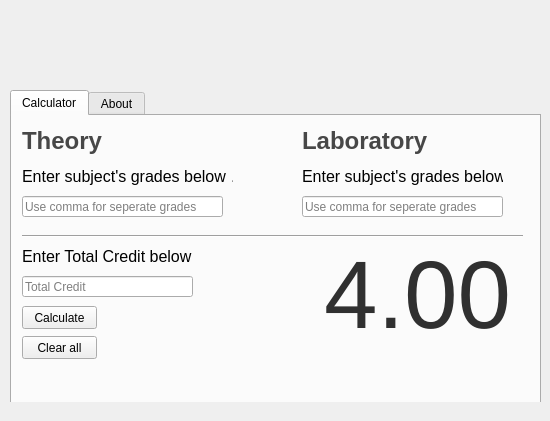
<?xml version="1.0" encoding="UTF-8"?>
<ui version="4.0">
 <author>Rizwan Hasan</author>
 <class>MainWindow</class>
 <widget class="QMainWindow" name="MainWindow">
  <property name="geometry">
   <rect>
    <x>0</x>
    <y>0</y>
    <width>550</width>
    <height>421</height>
   </rect>
  </property>
  <property name="minimumSize">
   <size>
    <width>550</width>
    <height>421</height>
   </size>
  </property>
  <property name="maximumSize">
   <size>
    <width>550</width>
    <height>421</height>
   </size>
  </property>
  <property name="windowTitle">
   <string>MainWindow</string>
  </property>
  <property name="windowIcon">
   <iconset resource="icons/resources.qrc">
    <normaloff>:/icon/icon.png</normaloff>:/icon/icon.png</iconset>
  </property>
  <property name="styleSheet">
   <string notr="true"/>
  </property>
  <widget class="QWidget" name="centralwidget">
   <property name="enabled">
    <bool>true</bool>
   </property>
   <property name="maximumSize">
    <size>
     <width>640</width>
     <height>440</height>
    </size>
   </property>
   <property name="styleSheet">
    <string notr="true"/>
   </property>
   <widget class="QLabel" name="labelHeader">
    <property name="geometry">
     <rect>
      <x>40</x>
      <y>20</y>
      <width>471</width>
      <height>51</height>
     </rect>
    </property>
    <property name="text">
     <string/>
    </property>
    <property name="pixmap">
     <pixmap resource="icons/resources.qrc">:/header/header.png</pixmap>
    </property>
    <property name="scaledContents">
     <bool>false</bool>
    </property>
   </widget>
   <widget class="QTabWidget" name="tabWidget">
    <property name="geometry">
     <rect>
      <x>10</x>
      <y>90</y>
      <width>531</width>
      <height>351</height>
     </rect>
    </property>
    <property name="sizePolicy">
     <sizepolicy hsizetype="Expanding" vsizetype="Expanding">
      <horstretch>0</horstretch>
      <verstretch>0</verstretch>
     </sizepolicy>
    </property>
    <property name="tabPosition">
     <enum>QTabWidget::North</enum>
    </property>
    <property name="tabShape">
     <enum>QTabWidget::Rounded</enum>
    </property>
    <property name="currentIndex">
     <number>0</number>
    </property>
    <property name="iconSize">
     <size>
      <width>16</width>
      <height>16</height>
     </size>
    </property>
    <property name="elideMode">
     <enum>Qt::ElideNone</enum>
    </property>
    <property name="usesScrollButtons">
     <bool>true</bool>
    </property>
    <property name="documentMode">
     <bool>false</bool>
    </property>
    <property name="tabsClosable">
     <bool>false</bool>
    </property>
    <property name="movable">
     <bool>false</bool>
    </property>
    <property name="tabBarAutoHide">
     <bool>false</bool>
    </property>
    <widget class="QWidget" name="tab">
     <attribute name="icon">
      <iconset resource="icons/resources.qrc">
       <normaloff>:/tabIcon/calculator.png</normaloff>:/tabIcon/calculator.png</iconset>
     </attribute>
     <attribute name="title">
      <string>Calculator</string>
     </attribute>
     <widget class="QLabel" name="label">
      <property name="geometry">
       <rect>
        <x>10</x>
        <y>10</y>
        <width>81</width>
        <height>31</height>
       </rect>
      </property>
      <property name="text">
       <string>&lt;!DOCTYPE HTML PUBLIC &quot;-//W3C//DTD HTML 4.0//EN&quot; &quot;http://www.w3.org/TR/REC-html40/strict.dtd&quot;&gt;
&lt;html&gt;&lt;head&gt;&lt;meta name=&quot;qrichtext&quot; content=&quot;1&quot; /&gt;&lt;style type=&quot;text/css&quot;&gt;
p, li { white-space: pre-wrap; }
&lt;/style&gt;&lt;/head&gt;&lt;body style=&quot; font-family:'MS Shell Dlg 2'; font-size:8pt; font-weight:400; font-style:normal;&quot;&gt;
&lt;p style=&quot; margin-top:12px; margin-bottom:12px; margin-left:0px; margin-right:0px; -qt-block-indent:0; text-indent:0px;&quot;&gt;&lt;span style=&quot; font-family:'Consolas'; font-size:18pt; font-weight:600; color:#474747;&quot;&gt;Theory&lt;/span&gt;&lt;/p&gt;&lt;/body&gt;&lt;/html&gt;</string>
      </property>
     </widget>
     <widget class="QLabel" name="label_2">
      <property name="geometry">
       <rect>
        <x>290</x>
        <y>10</y>
        <width>131</width>
        <height>31</height>
       </rect>
      </property>
      <property name="text">
       <string>&lt;!DOCTYPE HTML PUBLIC &quot;-//W3C//DTD HTML 4.0//EN&quot; &quot;http://www.w3.org/TR/REC-html40/strict.dtd&quot;&gt;
&lt;html&gt;&lt;head&gt;&lt;meta name=&quot;qrichtext&quot; content=&quot;1&quot; /&gt;&lt;style type=&quot;text/css&quot;&gt;
p, li { white-space: pre-wrap; }
&lt;/style&gt;&lt;/head&gt;&lt;body style=&quot; font-family:'MS Shell Dlg 2'; font-size:8pt; font-weight:400; font-style:normal;&quot;&gt;
&lt;p style=&quot; margin-top:12px; margin-bottom:12px; margin-left:0px; margin-right:0px; -qt-block-indent:0; text-indent:0px;&quot;&gt;&lt;span style=&quot; font-family:'Consolas'; font-size:18pt; font-weight:600; color:#474747;&quot;&gt;Laboratory&lt;/span&gt;&lt;/p&gt;&lt;/body&gt;&lt;/html&gt;</string>
      </property>
     </widget>
     <widget class="QLabel" name="label_3">
      <property name="geometry">
       <rect>
        <x>10</x>
        <y>50</y>
        <width>211</width>
        <height>21</height>
       </rect>
      </property>
      <property name="text">
       <string>&lt;!DOCTYPE HTML PUBLIC &quot;-//W3C//DTD HTML 4.0//EN&quot; &quot;http://www.w3.org/TR/REC-html40/strict.dtd&quot;&gt;
&lt;html&gt;&lt;head&gt;&lt;meta name=&quot;qrichtext&quot; content=&quot;1&quot; /&gt;&lt;style type=&quot;text/css&quot;&gt;
p, li { white-space: pre-wrap; }
&lt;/style&gt;&lt;/head&gt;&lt;body style=&quot; font-family:'MS Shell Dlg 2'; font-size:8pt; font-weight:400; font-style:normal;&quot;&gt;
&lt;p style=&quot; margin-top:0px; margin-bottom:0px; margin-left:0px; margin-right:0px; -qt-block-indent:0; text-indent:0px;&quot;&gt;&lt;span style=&quot; font-family:'Calibri'; font-size:12pt;&quot;&gt;Enter subject's grades below &lt;/span&gt;&lt;span style=&quot; font-family:'Calibri'; font-size:10pt;&quot;&gt;↓&lt;/span&gt;&lt;/p&gt;&lt;/body&gt;&lt;/html&gt;</string>
      </property>
     </widget>
     <widget class="QLabel" name="label_4">
      <property name="geometry">
       <rect>
        <x>290</x>
        <y>50</y>
        <width>201</width>
        <height>21</height>
       </rect>
      </property>
      <property name="text">
       <string>&lt;!DOCTYPE HTML PUBLIC &quot;-//W3C//DTD HTML 4.0//EN&quot; &quot;http://www.w3.org/TR/REC-html40/strict.dtd&quot;&gt;
&lt;html&gt;&lt;head&gt;&lt;meta name=&quot;qrichtext&quot; content=&quot;1&quot; /&gt;&lt;style type=&quot;text/css&quot;&gt;
p, li { white-space: pre-wrap; }
&lt;/style&gt;&lt;/head&gt;&lt;body style=&quot; font-family:'MS Shell Dlg 2'; font-size:8pt; font-weight:400; font-style:normal;&quot;&gt;
&lt;p style=&quot; margin-top:0px; margin-bottom:0px; margin-left:0px; margin-right:0px; -qt-block-indent:0; text-indent:0px;&quot;&gt;&lt;span style=&quot; font-family:'Calibri'; font-size:12pt;&quot;&gt;Enter subject's grades below &lt;/span&gt;&lt;span style=&quot; font-family:'Calibri'; font-size:10pt;&quot;&gt;↓&lt;/span&gt;&lt;/p&gt;&lt;/body&gt;&lt;/html&gt;</string>
      </property>
     </widget>
     <widget class="Line" name="line">
      <property name="geometry">
       <rect>
        <x>10</x>
        <y>110</y>
        <width>501</width>
        <height>21</height>
       </rect>
      </property>
      <property name="orientation">
       <enum>Qt::Horizontal</enum>
      </property>
     </widget>
     <widget class="QLabel" name="label_5">
      <property name="geometry">
       <rect>
        <x>10</x>
        <y>130</y>
        <width>171</width>
        <height>21</height>
       </rect>
      </property>
      <property name="text">
       <string>&lt;!DOCTYPE HTML PUBLIC &quot;-//W3C//DTD HTML 4.0//EN&quot; &quot;http://www.w3.org/TR/REC-html40/strict.dtd&quot;&gt;
&lt;html&gt;&lt;head&gt;&lt;meta name=&quot;qrichtext&quot; content=&quot;1&quot; /&gt;&lt;style type=&quot;text/css&quot;&gt;
p, li { white-space: pre-wrap; }
&lt;/style&gt;&lt;/head&gt;&lt;body style=&quot; font-family:'MS Shell Dlg 2'; font-size:8pt; font-weight:400; font-style:normal;&quot;&gt;
&lt;p style=&quot; margin-top:12px; margin-bottom:12px; margin-left:0px; margin-right:0px; -qt-block-indent:0; text-indent:0px;&quot;&gt;&lt;span style=&quot; font-family:'Calibri'; font-size:12pt;&quot;&gt;Enter Total Credit below &lt;/span&gt;&lt;span style=&quot; font-family:'Calibri'; font-size:10pt;&quot;&gt;↓&lt;/span&gt;&lt;/p&gt;&lt;/body&gt;&lt;/html&gt;</string>
      </property>
     </widget>
     <widget class="QLabel" name="labelCGPA">
      <property name="geometry">
       <rect>
        <x>300</x>
        <y>120</y>
        <width>211</width>
        <height>121</height>
       </rect>
      </property>
      <property name="text">
       <string>&lt;!DOCTYPE HTML PUBLIC &quot;-//W3C//DTD HTML 4.0//EN&quot; &quot;http://www.w3.org/TR/REC-html40/strict.dtd&quot;&gt;
&lt;html&gt;&lt;head&gt;&lt;meta name=&quot;qrichtext&quot; content=&quot;1&quot; /&gt;&lt;style type=&quot;text/css&quot;&gt;
p, li { white-space: pre-wrap; }
&lt;/style&gt;&lt;/head&gt;&lt;body style=&quot; font-family:'MS Shell Dlg 2'; font-size:8pt; font-weight:400; font-style:normal;&quot;&gt;
&lt;p align=&quot;center&quot; style=&quot; margin-top:12px; margin-bottom:12px; margin-left:0px; margin-right:0px; -qt-block-indent:0; text-indent:0px;&quot;&gt;&lt;span style=&quot; font-family:'Comic Sans MS'; font-size:72pt; color:#303030;&quot;&gt;4.00&lt;/span&gt;&lt;/p&gt;&lt;/body&gt;&lt;/html&gt;</string>
      </property>
      <property name="textFormat">
       <enum>Qt::AutoText</enum>
      </property>
     </widget>
     <widget class="QLabel" name="label_6">
      <property name="geometry">
       <rect>
        <x>290</x>
        <y>230</y>
        <width>221</width>
        <height>41</height>
       </rect>
      </property>
      <property name="text">
       <string/>
      </property>
      <property name="pixmap">
       <pixmap resource="icons/resources.qrc">:/extra/cgpa_holder.png</pixmap>
      </property>
      <property name="scaledContents">
       <bool>true</bool>
      </property>
     </widget>
     <widget class="QLineEdit" name="lineEditTheory">
      <property name="geometry">
       <rect>
        <x>10</x>
        <y>80</y>
        <width>201</width>
        <height>21</height>
       </rect>
      </property>
      <property name="maxLength">
       <number>10</number>
      </property>
      <property name="frame">
       <bool>true</bool>
      </property>
      <property name="echoMode">
       <enum>QLineEdit::Normal</enum>
      </property>
      <property name="placeholderText">
       <string>Use comma for seperate grades</string>
      </property>
      <property name="cursorMoveStyle">
       <enum>Qt::LogicalMoveStyle</enum>
      </property>
     </widget>
     <widget class="QLineEdit" name="lineEditLab">
      <property name="geometry">
       <rect>
        <x>290</x>
        <y>80</y>
        <width>201</width>
        <height>21</height>
       </rect>
      </property>
      <property name="maxLength">
       <number>10</number>
      </property>
      <property name="placeholderText">
       <string>Use comma for seperate grades</string>
      </property>
     </widget>
     <widget class="QLineEdit" name="lineEditTotalCredit">
      <property name="geometry">
       <rect>
        <x>10</x>
        <y>160</y>
        <width>171</width>
        <height>21</height>
       </rect>
      </property>
      <property name="maxLength">
       <number>4</number>
      </property>
      <property name="placeholderText">
       <string>Total Credit</string>
      </property>
      <property name="clearButtonEnabled">
       <bool>false</bool>
      </property>
     </widget>
     <widget class="QPushButton" name="pushButtonCalculate">
      <property name="geometry">
       <rect>
        <x>10</x>
        <y>190</y>
        <width>75</width>
        <height>23</height>
       </rect>
      </property>
      <property name="text">
       <string>Calculate</string>
      </property>
     </widget>
     <widget class="QPushButton" name="pushButtonClear">
      <property name="geometry">
       <rect>
        <x>10</x>
        <y>220</y>
        <width>75</width>
        <height>23</height>
       </rect>
      </property>
      <property name="text">
       <string>Clear all</string>
      </property>
     </widget>
    </widget>
    <widget class="QWidget" name="tab_2">
     <attribute name="icon">
      <iconset resource="icons/resources.qrc">
       <normaloff>:/tabIcon/about.png</normaloff>:/tabIcon/about.png</iconset>
     </attribute>
     <attribute name="title">
      <string>About</string>
     </attribute>
     <widget class="QLabel" name="label_7">
      <property name="geometry">
       <rect>
        <x>380</x>
        <y>130</y>
        <width>131</width>
        <height>131</height>
       </rect>
      </property>
      <property name="text">
       <string/>
      </property>
      <property name="pixmap">
       <pixmap resource="icons/resources.qrc">:/license/MIT_License.png</pixmap>
      </property>
      <property name="scaledContents">
       <bool>true</bool>
      </property>
     </widget>
     <widget class="QLabel" name="label_8">
      <property name="geometry">
       <rect>
        <x>10</x>
        <y>10</y>
        <width>351</width>
        <height>91</height>
       </rect>
      </property>
      <property name="text">
       <string>&lt;html&gt;&lt;head/&gt;&lt;body&gt;&lt;p&gt;&lt;span style=&quot; font-family:'Calibri'; font-size:11pt; font-weight:600;&quot;&gt;Developer&lt;/span&gt;&lt;span style=&quot; font-family:'Calibri'; font-size:11pt;&quot;&gt;: Rizwan Hasan&lt;/span&gt;&lt;/p&gt;&lt;p&gt;&lt;span style=&quot; font-family:'Calibri'; font-size:11pt; font-weight:600;&quot;&gt;Email&lt;/span&gt;&lt;span style=&quot; font-family:'Calibri'; font-size:11pt;&quot;&gt;: rizwan.hasan486@gmail.com&lt;/span&gt;&lt;/p&gt;&lt;p&gt;&lt;span style=&quot; font-family:'Calibri'; font-size:11pt; font-weight:600;&quot;&gt;Made with&lt;/span&gt;&lt;span style=&quot; font-family:'Calibri'; font-size:11pt;&quot;&gt;: Python3 and PyQt5&lt;/span&gt;&lt;/p&gt;&lt;/body&gt;&lt;/html&gt;</string>
      </property>
     </widget>
     <widget class="QTextBrowser" name="textBrowser">
      <property name="geometry">
       <rect>
        <x>10</x>
        <y>121</y>
        <width>351</width>
        <height>151</height>
       </rect>
      </property>
      <property name="html">
       <string>&lt;!DOCTYPE HTML PUBLIC &quot;-//W3C//DTD HTML 4.0//EN&quot; &quot;http://www.w3.org/TR/REC-html40/strict.dtd&quot;&gt;
&lt;html&gt;&lt;head&gt;&lt;meta name=&quot;qrichtext&quot; content=&quot;1&quot; /&gt;&lt;style type=&quot;text/css&quot;&gt;
p, li { white-space: pre-wrap; }
&lt;/style&gt;&lt;/head&gt;&lt;body style=&quot; font-family:'MS Shell Dlg 2'; font-size:8.25pt; font-weight:400; font-style:normal;&quot;&gt;
&lt;p style=&quot; margin-top:0px; margin-bottom:0px; margin-left:0px; margin-right:0px; -qt-block-indent:0; text-indent:0px;&quot;&gt;&lt;span style=&quot; font-size:9pt; font-weight:600; color:#363636;&quot;&gt;MIT License&lt;/span&gt;&lt;/p&gt;
&lt;p style=&quot;-qt-paragraph-type:empty; margin-top:0px; margin-bottom:0px; margin-left:0px; margin-right:0px; -qt-block-indent:0; text-indent:0px; font-size:9pt; color:#363636;&quot;&gt;&lt;br /&gt;&lt;/p&gt;
&lt;p style=&quot; margin-top:0px; margin-bottom:0px; margin-left:0px; margin-right:0px; -qt-block-indent:0; text-indent:0px;&quot;&gt;&lt;span style=&quot; font-size:9pt; font-weight:600; color:#363636;&quot;&gt;Copyright (c) 2018&lt;/span&gt;&lt;span style=&quot; font-size:9pt; color:#363636;&quot;&gt; &lt;/span&gt;&lt;span style=&quot; font-size:9pt; font-weight:600; color:#363636;&quot;&gt;Rizwan Hasan&lt;/span&gt;&lt;/p&gt;
&lt;p style=&quot;-qt-paragraph-type:empty; margin-top:0px; margin-bottom:0px; margin-left:0px; margin-right:0px; -qt-block-indent:0; text-indent:0px; font-size:9pt; color:#363636;&quot;&gt;&lt;br /&gt;&lt;/p&gt;
&lt;p style=&quot; margin-top:0px; margin-bottom:0px; margin-left:0px; margin-right:0px; -qt-block-indent:0; text-indent:0px;&quot;&gt;&lt;span style=&quot; font-size:9pt; color:#363636;&quot;&gt;Permission is hereby granted, free of charge, to any person obtaining a copy&lt;/span&gt;&lt;/p&gt;
&lt;p style=&quot; margin-top:0px; margin-bottom:0px; margin-left:0px; margin-right:0px; -qt-block-indent:0; text-indent:0px;&quot;&gt;&lt;span style=&quot; font-size:9pt; color:#363636;&quot;&gt;of this software and associated documentation files (the &amp;quot;Software&amp;quot;), to deal&lt;/span&gt;&lt;/p&gt;
&lt;p style=&quot; margin-top:0px; margin-bottom:0px; margin-left:0px; margin-right:0px; -qt-block-indent:0; text-indent:0px;&quot;&gt;&lt;span style=&quot; font-size:9pt; color:#363636;&quot;&gt;in the Software without restriction, including without limitation the rights&lt;/span&gt;&lt;/p&gt;
&lt;p style=&quot; margin-top:0px; margin-bottom:0px; margin-left:0px; margin-right:0px; -qt-block-indent:0; text-indent:0px;&quot;&gt;&lt;span style=&quot; font-size:9pt; color:#363636;&quot;&gt;to use, copy, modify, merge, publish, distribute, sublicense, and/or sell&lt;/span&gt;&lt;/p&gt;
&lt;p style=&quot; margin-top:0px; margin-bottom:0px; margin-left:0px; margin-right:0px; -qt-block-indent:0; text-indent:0px;&quot;&gt;&lt;span style=&quot; font-size:9pt; color:#363636;&quot;&gt;copies of the Software, and to permit persons to whom the Software is&lt;/span&gt;&lt;/p&gt;
&lt;p style=&quot; margin-top:0px; margin-bottom:0px; margin-left:0px; margin-right:0px; -qt-block-indent:0; text-indent:0px;&quot;&gt;&lt;span style=&quot; font-size:9pt; color:#363636;&quot;&gt;furnished to do so, subject to the following conditions:&lt;/span&gt;&lt;/p&gt;
&lt;p style=&quot;-qt-paragraph-type:empty; margin-top:0px; margin-bottom:0px; margin-left:0px; margin-right:0px; -qt-block-indent:0; text-indent:0px; font-size:9pt; color:#363636;&quot;&gt;&lt;br /&gt;&lt;/p&gt;
&lt;p style=&quot; margin-top:0px; margin-bottom:0px; margin-left:0px; margin-right:0px; -qt-block-indent:0; text-indent:0px;&quot;&gt;&lt;span style=&quot; font-size:9pt; color:#363636;&quot;&gt;The above copyright notice and this permission notice shall be included in all&lt;/span&gt;&lt;/p&gt;
&lt;p style=&quot; margin-top:0px; margin-bottom:0px; margin-left:0px; margin-right:0px; -qt-block-indent:0; text-indent:0px;&quot;&gt;&lt;span style=&quot; font-size:9pt; color:#363636;&quot;&gt;copies or substantial portions of the Software.&lt;/span&gt;&lt;/p&gt;
&lt;p style=&quot;-qt-paragraph-type:empty; margin-top:0px; margin-bottom:0px; margin-left:0px; margin-right:0px; -qt-block-indent:0; text-indent:0px; font-size:9pt; color:#363636;&quot;&gt;&lt;br /&gt;&lt;/p&gt;
&lt;p style=&quot; margin-top:0px; margin-bottom:0px; margin-left:0px; margin-right:0px; -qt-block-indent:0; text-indent:0px;&quot;&gt;&lt;span style=&quot; font-size:9pt; color:#363636;&quot;&gt;THE SOFTWARE IS PROVIDED &amp;quot;AS IS&amp;quot;, WITHOUT WARRANTY OF ANY KIND, EXPRESS OR&lt;/span&gt;&lt;/p&gt;
&lt;p style=&quot; margin-top:0px; margin-bottom:0px; margin-left:0px; margin-right:0px; -qt-block-indent:0; text-indent:0px;&quot;&gt;&lt;span style=&quot; font-size:9pt; color:#363636;&quot;&gt;IMPLIED, INCLUDING BUT NOT LIMITED TO THE WARRANTIES OF MERCHANTABILITY,&lt;/span&gt;&lt;/p&gt;
&lt;p style=&quot; margin-top:0px; margin-bottom:0px; margin-left:0px; margin-right:0px; -qt-block-indent:0; text-indent:0px;&quot;&gt;&lt;span style=&quot; font-size:9pt; color:#363636;&quot;&gt;FITNESS FOR A PARTICULAR PURPOSE AND NONINFRINGEMENT. IN NO EVENT SHALL THE&lt;/span&gt;&lt;/p&gt;
&lt;p style=&quot; margin-top:0px; margin-bottom:0px; margin-left:0px; margin-right:0px; -qt-block-indent:0; text-indent:0px;&quot;&gt;&lt;span style=&quot; font-size:9pt; color:#363636;&quot;&gt;AUTHORS OR COPYRIGHT HOLDERS BE LIABLE FOR ANY CLAIM, DAMAGES OR OTHER&lt;/span&gt;&lt;/p&gt;
&lt;p style=&quot; margin-top:0px; margin-bottom:0px; margin-left:0px; margin-right:0px; -qt-block-indent:0; text-indent:0px;&quot;&gt;&lt;span style=&quot; font-size:9pt; color:#363636;&quot;&gt;LIABILITY, WHETHER IN AN ACTION OF CONTRACT, TORT OR OTHERWISE, ARISING FROM,&lt;/span&gt;&lt;/p&gt;
&lt;p style=&quot; margin-top:0px; margin-bottom:0px; margin-left:0px; margin-right:0px; -qt-block-indent:0; text-indent:0px;&quot;&gt;&lt;span style=&quot; font-size:9pt; color:#363636;&quot;&gt;OUT OF OR IN CONNECTION WITH THE SOFTWARE OR THE USE OR OTHER DEALINGS IN THE&lt;/span&gt;&lt;/p&gt;
&lt;p style=&quot; margin-top:0px; margin-bottom:0px; margin-left:0px; margin-right:0px; -qt-block-indent:0; text-indent:0px;&quot;&gt;&lt;span style=&quot; font-size:9pt; color:#363636;&quot;&gt;SOFTWARE.&lt;/span&gt;&lt;/p&gt;
&lt;p style=&quot;-qt-paragraph-type:empty; margin-top:0px; margin-bottom:0px; margin-left:0px; margin-right:0px; -qt-block-indent:0; text-indent:0px; font-size:9pt; color:#363636;&quot;&gt;&lt;br /&gt;&lt;/p&gt;&lt;/body&gt;&lt;/html&gt;</string>
      </property>
     </widget>
     <widget class="QLabel" name="label_9">
      <property name="geometry">
       <rect>
        <x>380</x>
        <y>10</y>
        <width>131</width>
        <height>111</height>
       </rect>
      </property>
      <property name="text">
       <string/>
      </property>
      <property name="pixmap">
       <pixmap resource="icons/resources.qrc">:/developer/Rizwan_Hasan.JPG</pixmap>
      </property>
      <property name="scaledContents">
       <bool>true</bool>
      </property>
     </widget>
    </widget>
   </widget>
  </widget>
  <widget class="QMenuBar" name="menubar">
   <property name="geometry">
    <rect>
     <x>0</x>
     <y>0</y>
     <width>550</width>
     <height>21</height>
    </rect>
   </property>
  </widget>
  <widget class="QStatusBar" name="statusbar">
   <property name="sizeGripEnabled">
    <bool>false</bool>
   </property>
  </widget>
 </widget>
 <resources>
  <include location="icons/resources.qrc"/>
 </resources>
 <connections/>
</ui>
